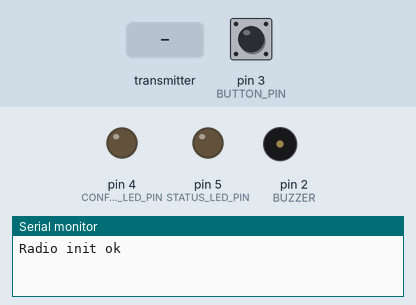
This sketch was run on a simulated Arduino Uno, built with avr-gcc and run on an emulated ATmega328P. Shown: output pins drawn as LEDs (lit = HIGH), buzzer (waves = sounding), the last lines printed to the serial monitor. The test bench sets the inputs (shaded band); at power-on: pin 3 (BUTTON_PIN) HIGH. No radio packets arrive unless stated.

Above: at 1.2 s.
1.3 s: the transmitter starts sending buttonState = 0
At 2.5 s:
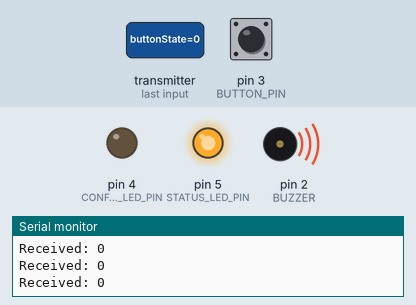
2.8 s: the transmitter starts sending buttonState = 1
At 3.8 s:
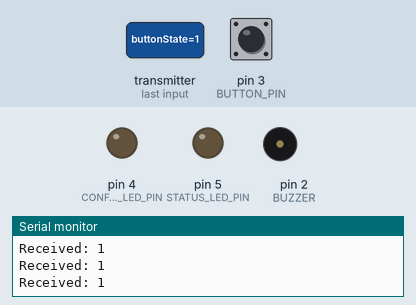
Timing chart, 0 to 5.8 s (numbered marks = the images above; inputs shaded):
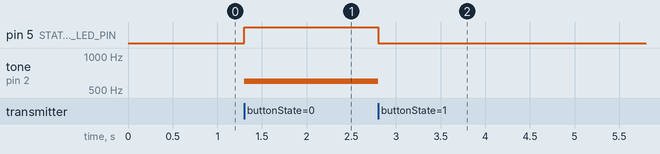

Measured:
- after the input at 1.3 s, pin 5 (STATUS_LED_PIN): LOW → HIGH at once; tone on pin 2 (BUZZER): silent → 600 Hz at once
- after the input at 2.8 s, pin 5 (STATUS_LED_PIN): HIGH → LOW at once; tone on pin 2 (BUZZER): 600 Hz → silent at once

The sketch:

wireless-flash.ino
```cpp
// (licence header left out)
#include <SPI.h>
#include "RF24.h"

// Pin Definitions
const int BUZZER = 2;          // Buzzer for auditory feedback
const int BUTTON_PIN = 3;      // Input button pin
const int CONFIRM_LED_PIN = 4; // Yellow LED for transmission confirmation
const int STATUS_LED_PIN = 5;  // Red LED for received signal indication

// Radio Configuration
const byte RADIO_CE_PIN = 9;  // Radio CE pin
const byte RADIO_CSN_PIN = 8; // Radio CSN pin
RF24 radio(RADIO_CE_PIN, RADIO_CSN_PIN);

// Communication Configuration
const byte ADDRESS[][6] = {"pipe1", "pipe2"}; // Radio addresses for two-way communication
const byte RADIO_CHANNEL = 76;                // Radio channel (0-83 legal in AU, maps to 2400+N MHz)
boolean buttonState = false;                  // Tracks button state for both TX and RX

// Timing Configuration
unsigned long lastStateChange = 0;   // Last time the button state changed
unsigned long timeOfLastReceive = 0; // Last time the button state was received

// Edit this number when you upload to each board
const int BOARD_NUMBER = 1;
const int DELAY = 3000;
const int DEBOUNCE_THRESHOLD = 50;
const int TX_FAIL_THRESHOLD = 3;

int consecutiveTxFailures = 0;

// Debouncing
unsigned long lastDebounce = 0;
boolean rawButtonState = LOW;
boolean debouncedButtonState = LOW;

void setup()
{
    // Initialize Pins
    pinMode(BUTTON_PIN, INPUT_PULLUP); // Button with internal pull-up
    pinMode(CONFIRM_LED_PIN, OUTPUT);  // Yellow LED
    pinMode(STATUS_LED_PIN, OUTPUT);   // Red LED

    Serial.begin(9600);

    // Configure Radio
    setupRadio();
}

void loop()
{
    transmitButtonState();
    receiveButtonState();
}

void panic()
{
    while (true)
    {
        digitalWrite(CONFIRM_LED_PIN, HIGH);
        digitalWrite(STATUS_LED_PIN, HIGH);
        delay(100);
        digitalWrite(CONFIRM_LED_PIN, LOW);
        digitalWrite(STATUS_LED_PIN, LOW);
        delay(100);
    }
}

/**
 * Configures the NRF24L01 radio module with required settings
 */
void setupRadio()
{
    if (!radio.begin())
    {
        Serial.println("Radio init FAILED");
        panic();
    }
    Serial.println("Radio init ok");

    // Set up communication pipes
    if (BOARD_NUMBER == 1)
    {
        radio.openWritingPipe(ADDRESS[0]); // Board 1 writes to pipe1
        radio.openReadingPipe(1, ADDRESS[1]);
    }
    else
    {
        radio.openReadingPipe(1, ADDRESS[0]);
        radio.openWritingPipe(ADDRESS[1]); // Board 2 writes to pipe2
    }

    // Configure radio parameters
    radio.setPALevel(RF24_PA_LOW);   // Set to low power
    radio.setDataRate(RF24_250KBPS); // Set data rate to 250kbps
    radio.setChannel(RADIO_CHANNEL);
    radio.setAutoAck(true);
    radio.setRetries(5, 15); // 1500us between retries, up to 15 attempts
    radio.startListening();  // Default to listening mode
}

/**
 * Transmits the local button state to the other Arduino
 */
void transmitButtonState()
{
    boolean currentReading = digitalRead(BUTTON_PIN);
    unsigned long currentTime = millis();

    // If the reading has changed, reset the debounce timer
    if (currentReading != rawButtonState)
    {
        lastDebounce = currentTime;
        rawButtonState = currentReading;
    }

    // If you received smth within DELAY, don't let you transmit
    if (currentTime - timeOfLastReceive < DELAY)
    {
        return;
    }

    // If the reading has been stable longer than the debounce threshold and is different from the debounced state
    if ((currentTime - lastDebounce) > DEBOUNCE_THRESHOLD && currentReading != debouncedButtonState)
    {
        debouncedButtonState = currentReading;
        radio.stopListening(); // Only leave RX mode for the actual transmit
        bool txOk = radio.write(&debouncedButtonState, sizeof(debouncedButtonState));
        radio.startListening(); // Return to listening immediately
        Serial.println(txOk ? "TX ok" : "TX FAILED");

        if (txOk)
        {
            consecutiveTxFailures = 0;
        }
        else
        {
            consecutiveTxFailures++;
            if (consecutiveTxFailures >= TX_FAIL_THRESHOLD)
            {
                panic();
            }
        }

        if (debouncedButtonState == LOW)
        {
            digitalWrite(CONFIRM_LED_PIN, HIGH);
            tone(BUZZER, BOARD_NUMBER == 1 ? 600 : 900);
        }
        else
        {
            digitalWrite(CONFIRM_LED_PIN, LOW);
            noTone(BUZZER);
        }
    }

    delay(5);
}

/**
 * Receives button state from the other Arduino
 */
void receiveButtonState()
{
    if (radio.available())
    {
        radio.read(&buttonState, sizeof(buttonState));
        Serial.print("Received: ");
        Serial.println(buttonState);

        // Update status LED based on received button state
        if (buttonState == HIGH)
        {
            digitalWrite(STATUS_LED_PIN, LOW);
            noTone(BUZZER);

            timeOfLastReceive = millis();
        }
        else
        {
            digitalWrite(STATUS_LED_PIN, HIGH);
            tone(BUZZER, BOARD_NUMBER == 1 ? 600 : 900);

            timeOfLastReceive = millis();
        }
    }

    delay(5); // Small delay for stability
}
```
